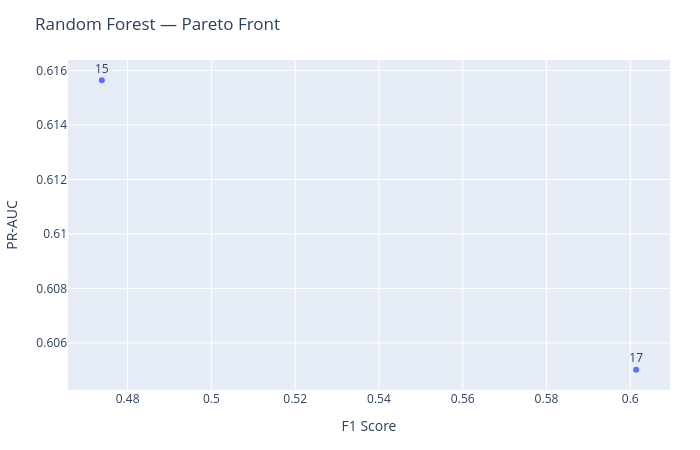

Notebook source saved alongside this figure:
### Code cell
rf_pareto_data = pd.DataFrame(
    [
        {
            "trial": trial.number,
            "F1": trial.values[0],
            "PR_AUC": trial.values[1]
        }
        for trial in rf_mo_study.best_trials
    ]
)

fig = px.scatter(
    rf_pareto_data,
    x="F1",
    y="PR_AUC",
    text="trial",
    title="Random Forest — Pareto Front",
    labels={
        "F1": "F1 Score",
        "PR_AUC": "PR-AUC",
        "trial": "Trial"
    }
)

fig.update_traces(
    textposition="top center"
)

fig.update_layout(
    width=700,
    height=450,
    margin=dict(
        l=60,
        r=30,
        t=60,
        b=60
    )
)

fig.show()

### Figure 1 — Plotly figure (JSON) as saved in the notebook; plotly's stock layout.template omitted (floating-point values rounded to 4 significant figures)
{"data": [{"hovertemplate": "F1 Score=%{x}<br>PR-AUC=%{y}<br>Trial=%{text}<extra></extra>", "legendgroup": "", "marker": {"color": "#636efa", "symbol": "circle"}, "mode": "markers+text", "name": "", "orientation": "v", "showlegend": false, "text": [15.0, 17.0], "textposition": "top center", "type": "scatter", "x": [0.4738, 0.6014], "xaxis": "x", "y": [0.6156, 0.605], "yaxis": "y"}], "layout": {"height": 450, "legend": {"tracegroupgap": 0}, "margin": {"b": 60, "l": 60, "r": 30, "t": 60}, "title": {"text": "Random Forest — Pareto Front"}, "width": 700, "xaxis": {"anchor": "y", "domain": [0, 1], "title": {"text": "F1 Score"}}, "yaxis": {"anchor": "x", "domain": [0, 1], "title": {"text": "PR-AUC"}}}}
